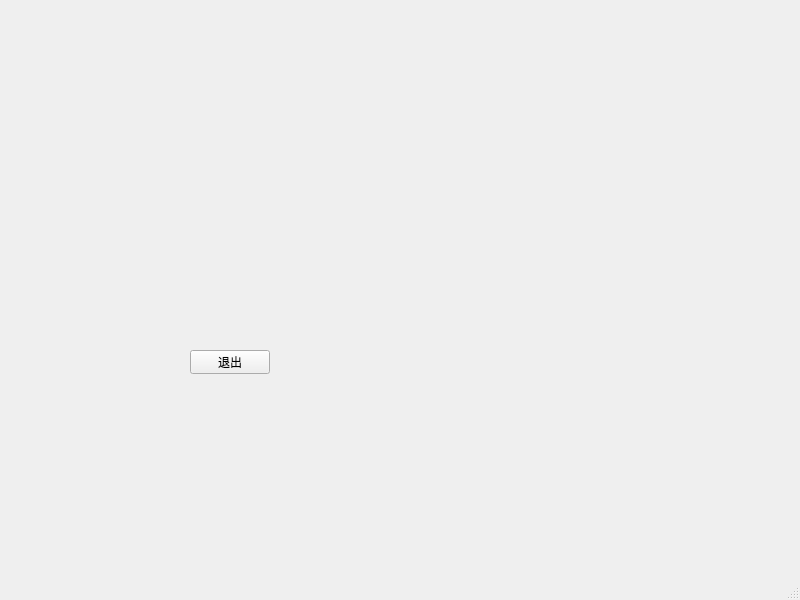
<?xml version="1.0" encoding="UTF-8"?>
<ui version="4.0">
 <class>MainWindow</class>
 <widget class="QMainWindow" name="MainWindow">
  <property name="geometry">
   <rect>
    <x>0</x>
    <y>0</y>
    <width>800</width>
    <height>600</height>
   </rect>
  </property>
  <property name="windowTitle">
   <string>MainWindow</string>
  </property>
  <widget class="QWidget" name="centralwidget">
   <widget class="QPushButton" name="pushButton">
    <property name="geometry">
     <rect>
      <x>190</x>
      <y>350</y>
      <width>80</width>
      <height>24</height>
     </rect>
    </property>
    <property name="text">
     <string>退出</string>
    </property>
   </widget>
  </widget>
  <widget class="QMenuBar" name="menubar">
   <property name="geometry">
    <rect>
     <x>0</x>
     <y>0</y>
     <width>800</width>
     <height>21</height>
    </rect>
   </property>
  </widget>
  <widget class="QStatusBar" name="statusbar"/>
 </widget>
 <resources/>
 <connections/>
</ui>
